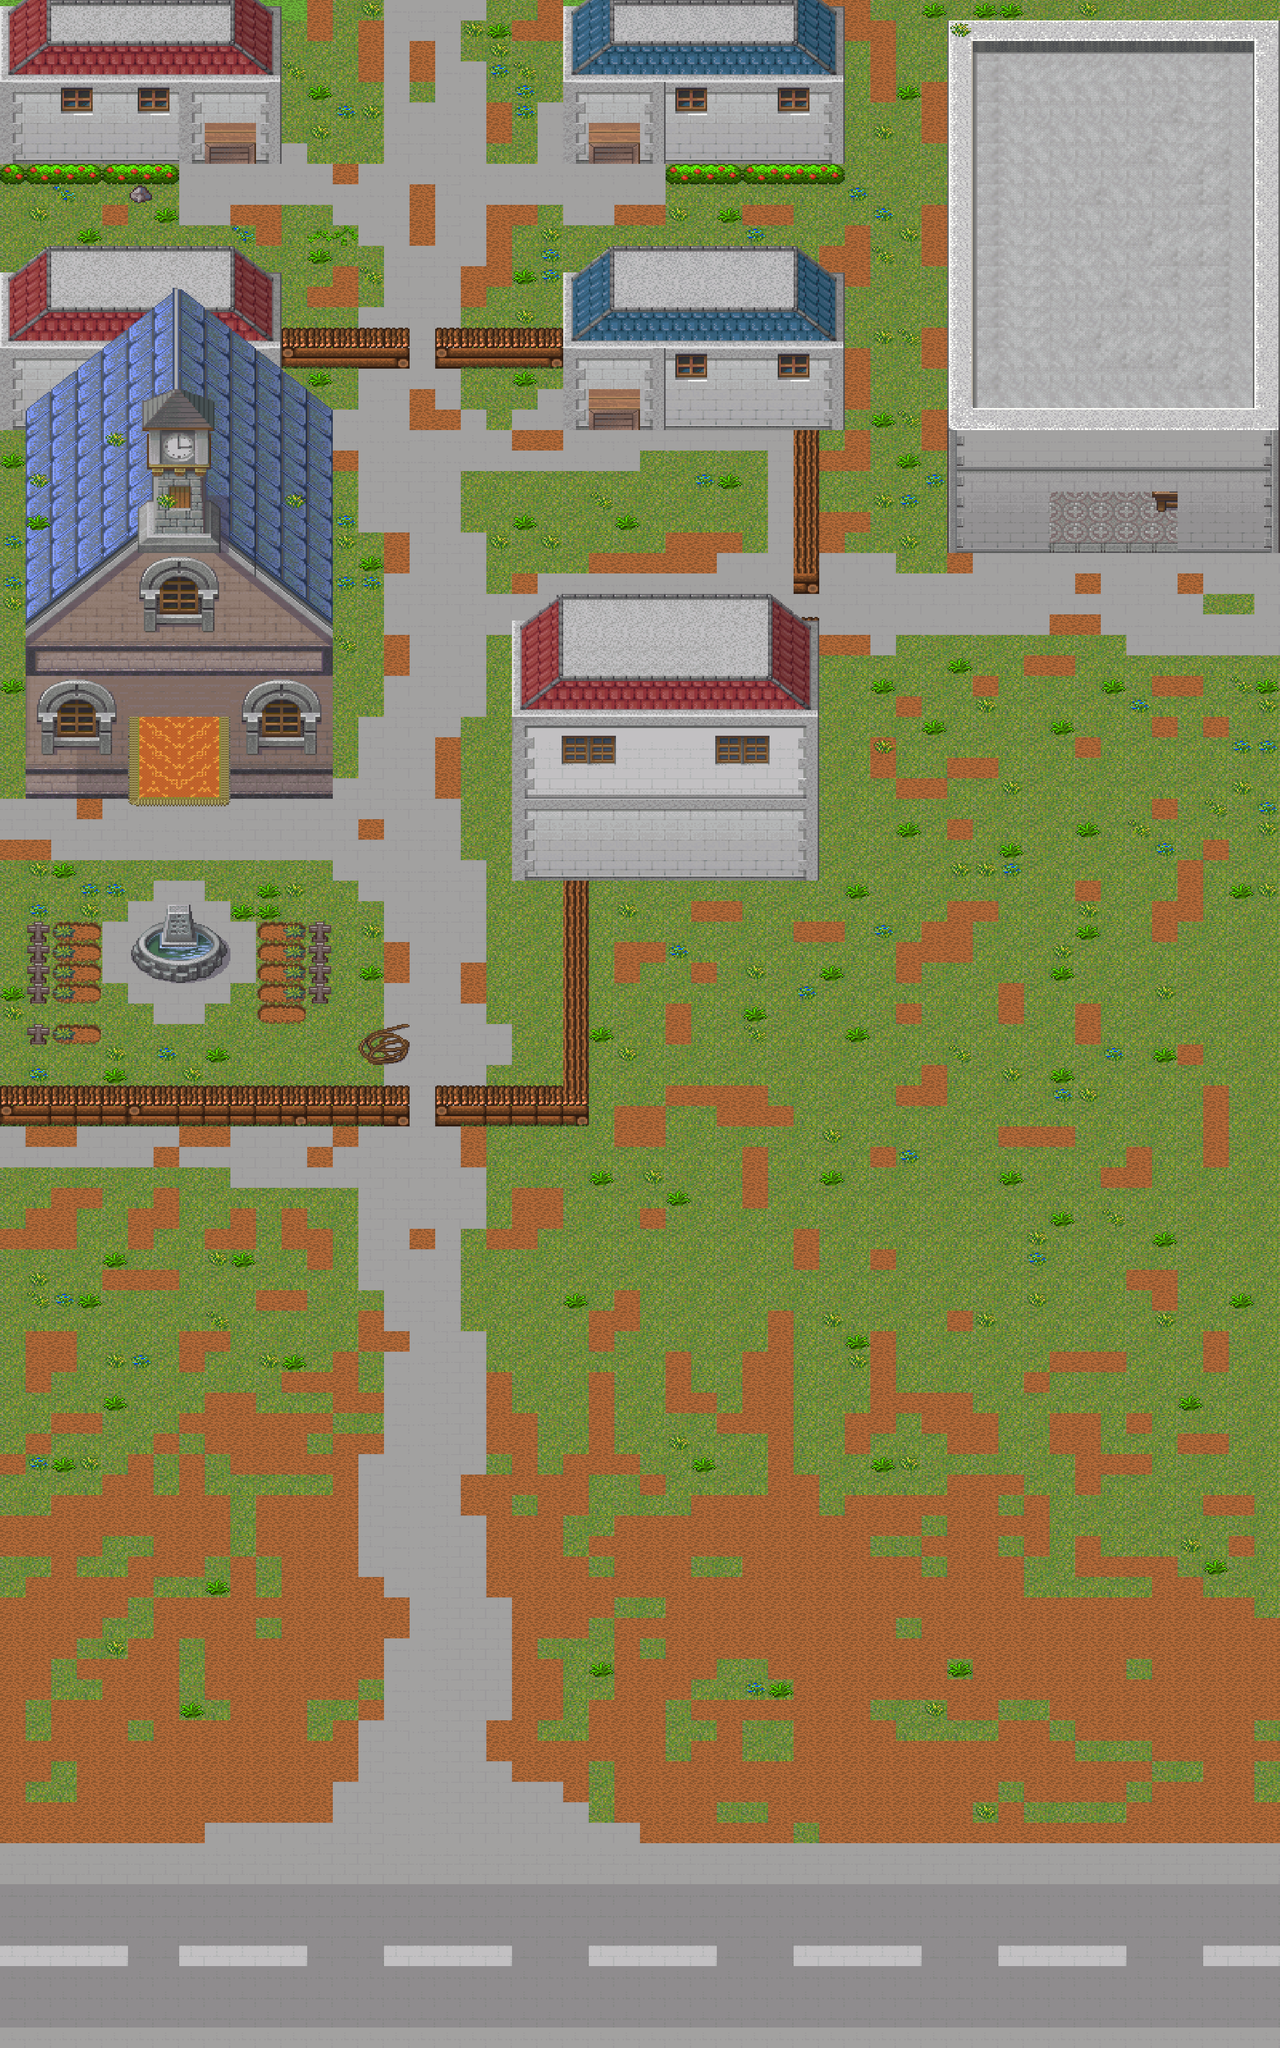

Tiled map render using the project's own tile images. Description and the map definition, with tile-layer contents summarised, below:
An orthogonal 50x100 tile map with 50x40 px tiles, 14 tile layers (wallcheck, barrier, ground, ground2, ...) and 83 objects (40x Zombie, 5x 木桶, 4x 桌子, 4x 衣柜, 2x 架柜, ...).

<map version="1.0" tiledversion="1.1.2" orientation="orthogonal" renderorder="right-down" width="50" height="100" tilewidth="50" tileheight="40" infinite="0" nextobjectid="360">
 <tileset firstgid="1" source="tile.tsx" />
 <layer name="wallcheck" width="50" height="100">
  <data>[5000 cells, 1093 non-empty, 1 distinct tile ids]</data>
 </layer>
 <layer name="barrier" width="50" height="100">
  <data>[5000 cells, 407 non-empty, 1 distinct tile ids]</data>
 </layer>
 <layer name="ground" width="50" height="100">
  <properties>
   <property name="cc_vertexz" value="-170" />
  </properties>
  <data>[5000 cells, 5000 non-empty, 105 distinct tile ids]</data>
 </layer>
 <layer name="ground2" width="50" height="100">
  <properties>
   <property name="cc_vertexz" value="-170" />
  </properties>
  <data>[5000 cells, 166 non-empty, 49 distinct tile ids]</data>
 </layer>
 <layer name="furniture" width="50" height="100">
  <properties>
   <property name="cc_alpha_func" value="0.5" />
   <property name="cc_vertexz" value="automatic" />
  </properties>
  <data>[5000 cells, 320 non-empty, 139 distinct tile ids]</data>
 </layer>
 <layer name="wall1" width="50" height="100">
  <properties>
   <property name="cc_alpha_func" value="0.5" />
   <property name="cc_vertexz" value="automatic" />
  </properties>
  <data>[5000 cells, 128 non-empty, 30 distinct tile ids]</data>
 </layer>
 <layer name="复制 wall1" width="50" height="100" opacity="0.2">
  <properties>
   <property name="cc_vertexz" value="-100" />
  </properties>
  <data>[5000 cells, 128 non-empty, 30 distinct tile ids]</data>
 </layer>
 <layer name="wall2" width="50" height="100">
  <data>[5000 cells, 863 non-empty, 202 distinct tile ids]</data>
 </layer>
 <layer name="复制 wall2" width="50" height="100" opacity="0.2">
  <properties>
   <property name="cc_vertexz" value="-100" />
  </properties>
  <data>[5000 cells, 863 non-empty, 202 distinct tile ids]</data>
 </layer>
 <layer name="wall3" width="50" height="100">
  <data>[5000 cells, 268 non-empty, 109 distinct tile ids]</data>
 </layer>
 <layer name="复制 wall3" width="50" height="100" opacity="0.2">
  <properties>
   <property name="cc_vertexz" value="-100" />
  </properties>
  <data>[5000 cells, 268 non-empty, 109 distinct tile ids]</data>
 </layer>
 <layer name="wall4" width="50" height="100">
  <data>[5000 cells, 48 non-empty, 48 distinct tile ids]</data>
 </layer>
 <layer name="复制 wall4" width="50" height="100" opacity="0.2">
  <properties>
   <property name="cc_vertexz" value="-100" />
  </properties>
  <data>[5000 cells, 48 non-empty, 48 distinct tile ids]</data>
 </layer>
 <layer name="ground_plant" width="50" height="100">
  <properties>
   <property name="cc_vertexz" value="automatic" />
  </properties>
  <data>[5000 cells, 223 non-empty, 13 distinct tile ids]</data>
 </layer>
 <objectgroup name="obj_wall">
  <object id="216" x="500" y="80">
   <polyline points="0,0 -450,0 -450,200 -100,200 -100,240 -500,240 -500,-40 50,-40 50,240 0,240 0,0" />
  </object>
  <object id="217" x="500" y="600">
   <polyline points="0,0 -450,0 -450,200 -100,200 -100,240 -500,240 -500,-40 50,-40 50,240 0,240 0,0" />
  </object>
  <object id="219" x="1150" y="320">
   <polyline points="0,0 -50,0 -50,-280 500,-280 500,0 100,0 100,-40 450,-40 450,-240 0,-240 0,0" />
  </object>
  <object id="224" x="1150" y="840">
   <polyline points="0,0 -50,0 -50,-280 500,-280 500,0 100,0 100,-40 450,-40 450,-240 0,-240 0,0" />
  </object>
  <object id="226" x="250" y="1520">
   <polyline points="0,0 0,40 -200,40 -200,-400 400,-400 400,40 200,40 200,0 350,0 350,-360 -150,-360 -150,0 0,0" />
  </object>
  <object id="227" x="800" y="2200">
   <polyline points="0,0 -800,0 -800,-80 0,-80 0,0" />
  </object>
  <object id="228" x="850" y="2120">
   <polyline points="0,0 0,80 300,80 300,-400 250,-400 250,0 0,0" />
  </object>
  <object id="229" x="1600" y="1360">
   <polyline points="0,0 0,-160 -50,-160 -50,0 -350,0 -350,40 -50,40 -50,320 -550,320 -550,40 -450,40 -450,0 -600,0 -600,360 0,360 0,0" />
  </object>
  <object id="230" x="1550" y="1160">
   <polyline points="0,0 50,0 50,-320 0,-320 0,0" />
  </object>
  <object id="233" x="2050" y="1080">
   <polyline points="0,0 -200,0 -200,-880 450,-880 450,0 250,0 250,-40 400,-40 400,-840 -150,-840 -150,-40 0,-40 0,0" />
  </object>
  <object id="267" x="550" y="640">
   <polyline points="0,0 250,0 250,80 0,80 0,0" />
  </object>
  <object id="268" x="850" y="640">
   <polyline points="0,0 0,80 250,80 250,0 0,0" />
  </object>
  <object id="269" x="1500" y="600">
   <polyline points="0,0 0,120 100,120 100,0 0,0" />
  </object>
  <object id="272" x="250" y="1920">
   <polyline points="0,0 200,0 200,-120 0,-120 0,0" />
  </object>
  <object id="320" x="2200" y="840">
   <polyline points="0,0 0,-80 -200,-80 -200,0 0,0" />
  </object>
  <object id="321" x="2450" y="640">
   <polyline points="0,0 0,-80 -300,-80 -300,0 0,0" />
  </object>
  <object id="322" x="2300" y="440">
   <polyline points="0,0 0,-80 -400,-80 -400,0 0,0" />
  </object>
 </objectgroup>
 <objectgroup name="obj_container" offsetx="150" offsety="-80">
  <object id="172" name="case1" x="1100" y="1600">
   <properties>
    <property name="items" value="2*1|202*12|" />
    <property name="physicstpye" type="int" value="0" />
    <property name="sprite" value="2dcase1.png" />
   </properties>
  </object>
  <object id="196" name="桌子" x="100" y="160" width="100" height="40">
   <properties>
    <property name="items" value="103*2|106*1|" />
    <property name="physicstpye" type="int" value="0" />
    <property name="sprite" value="empty.png" />
   </properties>
  </object>
  <object id="197" name="衣柜" x="250" y="160" width="100" height="40">
   <properties>
    <property name="items" value="201*30|1*1|" />
    <property name="physicstpye" type="int" value="0" />
    <property name="sprite" value="empty.png" />
   </properties>
  </object>
  <object id="206" name="木桶" x="-100" y="320" width="100" height="40">
   <properties>
    <property name="items" value="101*2|105*1|" />
    <property name="physicstpye" type="int" value="0" />
    <property name="sprite" value="empty.png" />
   </properties>
  </object>
  <object id="248" name="衣柜" x="250" y="680" width="100" height="40">
   <properties>
    <property name="items" value="201*20|202*5|" />
    <property name="physicstpye" type="int" value="0" />
    <property name="sprite" value="empty.png" />
   </properties>
  </object>
  <object id="249" name="桌子" x="100" y="680" width="100" height="40">
   <properties>
    <property name="items" value="103*2|106*1|" />
    <property name="physicstpye" type="int" value="0" />
    <property name="sprite" value="empty.png" />
   </properties>
  </object>
  <object id="250" name="木桶" x="-100" y="840" width="100" height="40">
   <properties>
    <property name="items" value="101*2|105*1|" />
    <property name="physicstpye" type="int" value="0" />
    <property name="sprite" value="empty.png" />
   </properties>
  </object>
  </objectgroup>
 <objectgroup name="obj_NPC">
  <!-- 45 objects omitted --></objectgroup>
 <objectgroup name="obj_player">
  <!-- 1 objects omitted --></objectgroup>
</map>
<!-- 59 of 83 objects omitted -->